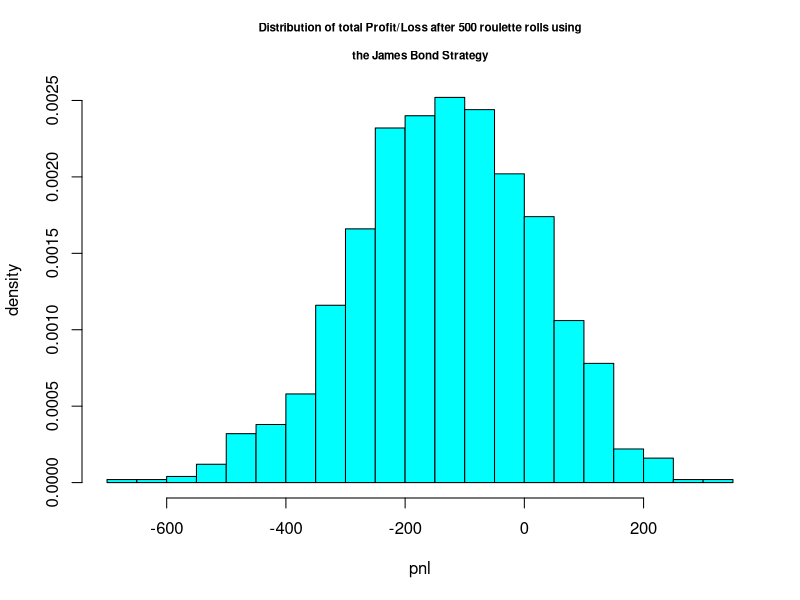

Here is the R script that generated this plot: (Note: a time limit stopped this script after it produced the figure.)
library(MASS)

set.seed(1)


# Question 1 Strategy C --------------------------------------------------------
roulette <- function(n, numbers=0:36){
  # n = number of rolls
  rolls <- sample(numbers, size=n, replace=TRUE)
  return(rolls)
}

# green is a straight up bet => x35 payout
# 13 to 18 is a Line bet => x5 payout
# 19 to 36 is High bet => x1 payout
jb_profit <- function(roll, bet=10){
  # for a single roll, calculate winnings
  if (roll >= 19 & roll <= 36) return(0.7*bet - 0.3*bet)
  if (roll >=13 & roll <= 18) return(5*0.25*bet - 0.75*bet)
  if (roll == 0) return(35*0.05*bet - 0.95*bet)
  
  return(-bet)
}

simulate_games <- function(n=1000, rpg=500){
  # Function returns the profits from n games with rpg rolls per game
  # P is the matrix where the entry in position P_{i, j} is the payout 
  # for roll i of game j
  pnl <- vector(length=n)
  P <- matrix(ncol=n, nrow=rpg)  # payout matrix, stores the payout of each roll in the game
  
  
  for (i in 1:n){
    game <- roulette(rpg)
    
    payout_per_roll <- sapply(game, jb_profit)
    P[,i] = payout_per_roll
    pnl[i] <- sum(payout_per_roll)
  }
  
  return(list(pnl, P))
}

results <- simulate_games()
pnl <- results[[1]]
payout_per_roll <- results[[2]]


# the expected gain/loss falls around -135
# variance is around 22800
truehist(pnl, main='Distribution of total Profit/Loss after 500 roulette rolls using\n
the James Bond Strategy', xlab='pnl', ylab='density', cex.main=0.7)

ev <- mean(pnl); ev
variance <- var(pnl); variance
stdev <- sd(pnl); stdev

# want more certainty of estimates...
n_sims <- 100
evs <- vector(length=n_sims)
vars <- vector(length=n_sims)

for (i in 1:n_sims){
  results <- simulate_games()
  evs[i] <- mean(results[[1]])
  vars[i] <- var(results[[1]])
}

truehist(evs, nbins=5); mean(evs)
truehist(vars); mean(vars)
mean(sqrt(vars))

# Question 2 Strategy C --------------------------------------------------------

# what is the expected gain/loss on a single roll, and does it converge?
n = 10000
profit_vec <- sapply(roulette(n), jb_profit)
x_hat <- vector(length=n)
for (i in 1:n){
  x_hat[i] <- mean(profit_vec[1:i])
}

plot(1:n, x_hat[1:n], type='l', 
     xlab='rolls', 
     ylab= 'profit',
     main='Sample mean of profit/loss for a single roulette roll, \naveraged over n rolls',
     cex.main=0.7
)

# the expected loss for a single roll is slightly negative
x_hat[n]

# sensitivity test 1
# if we incrementally increase the number of rolls per game, how does this effect the 
# expected profit and loss?
  
rolls_vec <- seq(500, 1000, 50)

n <- length(rolls_vec)
t1_ev_winnings <- vector(length=n)

for (i in 1:n){
   result <- simulate_games(rpg=rolls_vec[i])
   pnl <- result[[1]]
   truehist(pnl, main=paste0('Distribution of total Profit/Loss after ',
                             rolls_vec[i],
                             ' roulette rolls using\n the James Bond Strategy'), 
            xlab='pnl', ylab='density', cex.main=0.7)
   t1_ev_winnings[i] <- mean(pnl)
}

plot(1:n, t1_ev_winnings, type='l', main='Expected profit vs Number of rolls',
     xlab = "Number of rolls", ylab='Expected profit')


# JB Strategy with stop conditions ----------------------------------------
simulate_games_stop <- function(n=1000, rpg=500, stoploss=-50, stopgain=10){
  # Function returns the profits from n games with rpg rolls per game
  # P is the matrix where the entry in position P_{i, j} is the payout 
  # for roll i of game j
  pnl <- vector(length=n)
  P <- matrix(ncol=n, nrow=rpg)  # payout matrix, stores the payout of each roll in the game
  
  
  for (i in 1:n){
    game <- roulette(rpg)
    
    payout_per_roll <- sapply(game, jb_profit)
    
    c_payout <- cumsum(payout_per_roll)
    # get the index of the first violation of stop conditions
    for (j in 1:rpg)
      {
      if (c_payout[j] <= stoploss | c_payout[j] >= stopgain) 
        {
        payout_per_roll <- payout_per_roll[1:j]
        break
      }
    }
    
    print(paste0("stopped after ", j, " rolls"))
    
    print(payout_per_roll)
    pnl[i] <- sum(payout_per_roll)
    P[1:j,i] = payout_per_roll
    
  }
  
  return(list(pnl, P))
}

results <- simulate_games_stop()
pnl <- results[[1]]
payout_per_roll <- results[[2]]


# the expected gain/loss falls around -135
# variance is around 22800
truehist(pnl, main='Distribution of total Profit/Loss after 500 roulette rolls using\n
the James Bond Strategy', xlab='pnl', ylab='density', cex.main=0.7)

ev <- mean(pnl); ev
variance <- var(pnl); variance
stdev <- sd(pnl); stdev
